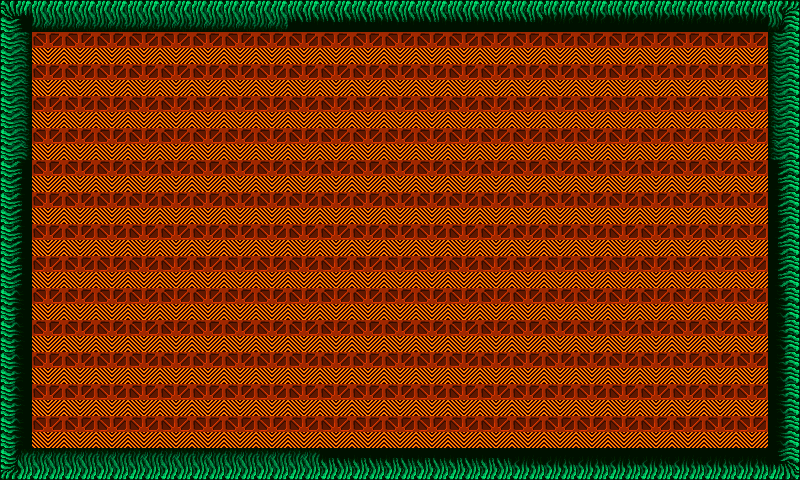

Tiled map render using the project's own tile images. Description and the map definition, with tile-layer contents summarised, below:
An orthogonal 25x15 tile map with 32x32 px tiles, 1 tile layer (Tiles), 2 tilesets.

<map version="1.0" orientation="orthogonal" width="25" height="15" tilewidth="32" tileheight="32">
 <tileset firstgid="1" name="Tiles" tilewidth="32" tileheight="32">
  <image source="../tiles/Tiles.png" width="128" height="128" />
 </tileset>
 <tileset firstgid="17" name="Tiles2" tilewidth="32" tileheight="32">
  <image source="../tiles/Tiles2.PNG" width="768" height="416" />
 </tileset>
 <layer name="Tiles" width="25" height="15">
  <data>[375 cells, 375 non-empty, 17 distinct tile ids]</data>
 </layer>
</map>
